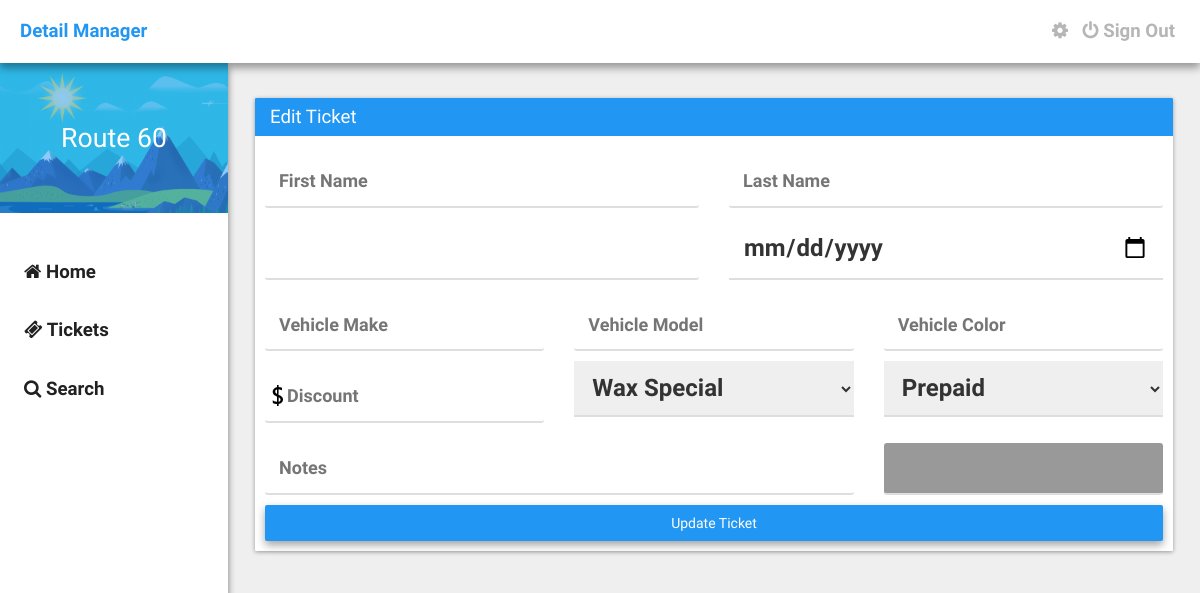
The page /edit?id=2902495692 (signed in) on the database as committed earlier.
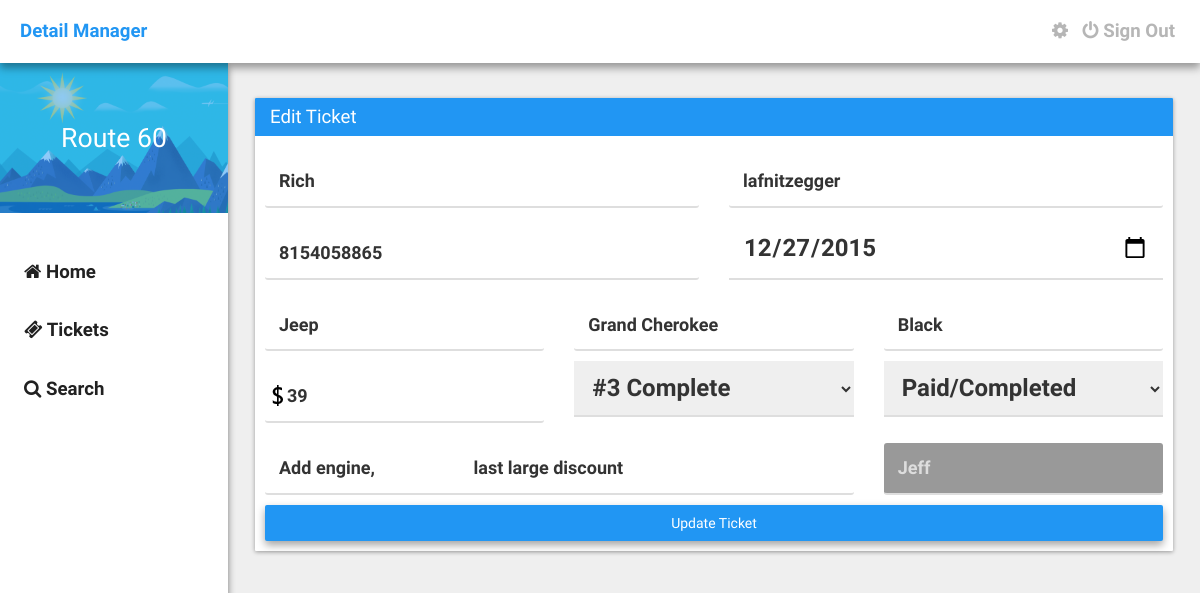
The same page on the database as committed later.
### tables this page shows
CREATE TABLE IF NOT EXISTS `detail_tickets` (
  `id` int(11) NOT NULL,
  `locked` int(11) NOT NULL DEFAULT '0',
  `first_name` text NOT NULL,
  `last_name` text NOT NULL,
  `phone_number` varchar(32) NOT NULL,
  `date` date NOT NULL,
  `vehicle_make` text NOT NULL,
  `vehicle_model` text NOT NULL,
  `vehicle_color` text NOT NULL,
  `discount` int(11) NOT NULL,
  `services` varchar(32) NOT NULL,
  `pre_paid_done` varchar(32) NOT NULL,
  `user_id` varchar(32) NOT NULL,
  `ticket_id` varchar(32) NOT NULL,
  `notes` text NOT NULL,
  `ticket_creator` text NOT NULL
);

### edit.php (the view, shortened to what the changed rows need)
<?php require_once("./assets/core/init.php"); require_once("./include/navbar.php"); ?>
    <?php
        $ticketid = $_GET['id'];
        $getticketinfo = mysql_query("SELECT * FROM detail_tickets WHERE ticket_id = '$ticketid'");
        while($row = mysql_fetch_array($getticketinfo)) {
            $firstname = $row['first_name'];
            $lastname = $row['last_name'];
            $pnumber = $row['phone_number'];
            $date = $row['date'];
            $vmake = $row['vehicle_make'];
            $vmodel = $row['vehicle_model'];
            $vcolor = $row['vehicle_color'];
            $discount = $row['discount'];
            $services = $row['services'];
            $options = $row['pre_paid_done'];
            $note = $row['notes'];
            $tcreator = $row['ticket_creator'];
        }
        if($services == 'wax'){
            $servicetitle = "Meguiar's Wax";
            $serviceprice = "35.00";
            $servicedetails = "
                <ol>
                    <li>Wax Special</li>
                </ol>
            ";
            $active = "selected";
        }
        elseif($services == 3) {
            $active3 = "selected";
        }
        if($options == 'Prepaid') {
            $option = "<center><h3 style='color: #E14747;'>Prepaid</h3></center>";
            $oa2 = "selected";
        }elseif($options == 'Paid/Completed') {
            $oa3 = "selected";
        }elseif($options == 'Appointment') {
            $option = "<center><h3 style='color: #FFC017;'>Appointment</h3></center>";
            $oa4 = "selected";
        }
    ?>
    <div class="container">
    	<div class="card">
                    <form action="" method="POST" style="padding: 10px;">
                    	<div class="row">
	                        <div class="col-md-6">
	                        	<input type="text" name="firstname" id="firstname" class="validate" required="required" value="<?php echo $firstname; ?>" placeholder="First Name" />
	                        </div>
	                        <div class="col-md-6">
	                            <input type="text" name="lastname" id="lastname" class="validate" value="<?php echo $lastname; ?>" placeholder="Last Name" />
	                        </div>
	                        <div class="col-md-6">
	                            <input type="text" name="phonenum" id="phonenum" class="validate" required="required" value="<?php echo $pnumber; ?>" />
	                        </div>
	                        <div class="col-md-6">
	                            <input type="date" name="date" id="date" class="validate" required="required" value="<?php echo $date; ?>" />
	                        </div>
	                    </div>
	                    <div class="row">
	                        <div class="col-md-4">
	                            <input type="text" name="vmake" id="vmake" class="validate" required="required" value="<?php echo $vmake; ?>" placeholder="Vehicle Make" />
	                        </div>
	                        <div class="col-md-4">
	                            <input type="text" name="vmodel" id="vmodel" class="validate" required="required" value="<?php echo $vmodel; ?>" placeholder="Vehicle Model" />
	                        </div>
	                        <div class="col-md-4">
	                            <input type="text" name="vcolor" id="vcolor" class="validate" required="required" value="<?php echo $vcolor; ?>" placeholder="Vehicle Color" />
	                        </div>
	                        <div class="col-md-4">
	                            <input type="text" name="discount" id="discount" class="validate discount-icon" required="required" value="<?php echo $discount; ?>" placeholder="Discount" style="padding-left: 22px;" />
	                        </div>
	                        <div class="col-md-4">
	                            <select name="serviceselect" id="serviceselect">
	                                <option value="wax" <?php if(isset($active)) {echo $active; } ?>>Wax Special</option>
	                                <option value="3" <?php if(isset($active3)) {echo $active3; } ?>>#3 Complete</option>
	                            </select>
	                        </div>
	                        <div class="col-md-4">
	                            <select name="optionsselect" id="optionsselect">
	                                <option value="Prepaid" <?php if(isset($oa2)) {echo $oa2; } ?>>Prepaid</option>
	                                <option value="Paid/Completed" <?php if(isset($oa3)) { echo $oa3; } ?>>Paid/Completed</option>
	                            </select>
	                        </div>
	                    </div>
	                    <div class="row">
	                        <div class="col-md-8">
								<input type="text" name="notes" id="notes" value="<?php echo $note; ?>" placeholder="Notes" />
	                        </div>
	                        <div class="col-md-4">
	                        	<input type="text" name="ticket_creator" id="ticket_creator" value="<?php echo $tcreator; ?>" disabled="disabled" />
	                        </div>
                        </div>
                    </form>
            </div>
        </div>
<?php require_once("./include/footer.php"); ?>

Rows that differ between the two databases and show on the page:
added detail_tickets: firstname "Rich", lastname "lafnitzegger", phonenum "8154058865", date "12/27/2015", vmake "Jeep", vmodel "Grand Cherokee", vcolor "Black", discount "39", notes "Add engine, last large discount", ticket_creator "Jeff"
Other text that changed with them:
form field serviceselect: "Wax Special" → "#3 Complete"
form field optionsselect: "Prepaid" → "Paid/Completed"
